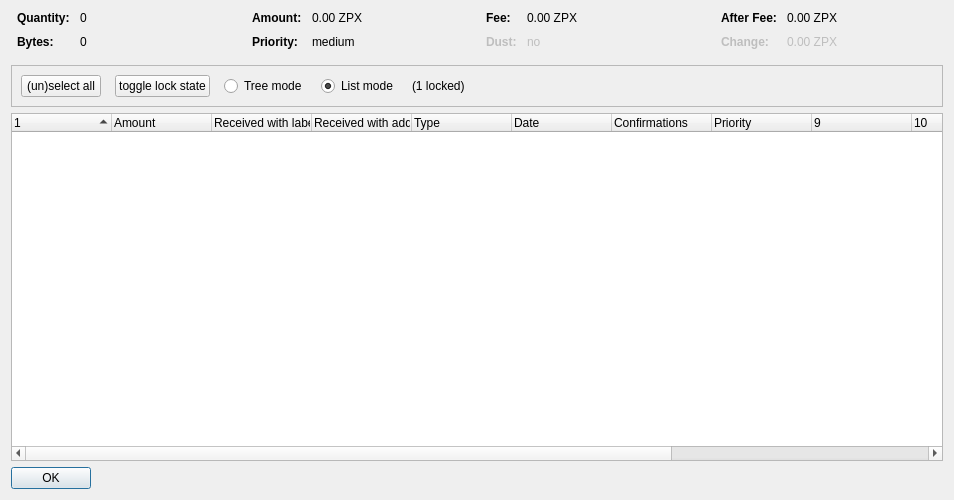
<?xml version="1.0" encoding="UTF-8"?>
<ui version="4.0">
 <class>CoinControlDialog</class>
 <widget class="QDialog" name="CoinControlDialog">
  <property name="geometry">
   <rect>
    <x>0</x>
    <y>0</y>
    <width>954</width>
    <height>500</height>
   </rect>
  </property>
  <property name="windowTitle">
   <string>Coin Selection</string>
  </property>
  <layout class="QVBoxLayout" name="verticalLayout">
   <item>
    <layout class="QHBoxLayout" name="horizontalLayoutTop" stretch="0,0,0,0">
     <property name="topMargin">
      <number>0</number>
     </property>
     <property name="bottomMargin">
      <number>10</number>
     </property>
     <item>
      <layout class="QFormLayout" name="formLayoutCoinControl1">
       <property name="horizontalSpacing">
        <number>10</number>
       </property>
       <property name="verticalSpacing">
        <number>10</number>
       </property>
       <property name="leftMargin">
        <number>6</number>
       </property>
       <property name="rightMargin">
        <number>6</number>
       </property>
       <item row="0" column="0">
        <widget class="QLabel" name="labelCoinControlQuantityText">
         <property name="font">
          <font>
           <weight>75</weight>
           <bold>true</bold>
          </font>
         </property>
         <property name="text">
          <string>Quantity:</string>
         </property>
        </widget>
       </item>
       <item row="0" column="1">
        <widget class="QLabel" name="labelCoinControlQuantity">
         <property name="cursor">
          <cursorShape>IBeamCursor</cursorShape>
         </property>
         <property name="contextMenuPolicy">
          <enum>Qt::ActionsContextMenu</enum>
         </property>
         <property name="text">
          <string notr="true">0</string>
         </property>
         <property name="textInteractionFlags">
          <set>Qt::LinksAccessibleByMouse|Qt::TextSelectableByKeyboard|Qt::TextSelectableByMouse</set>
         </property>
        </widget>
       </item>
       <item row="1" column="0">
        <widget class="QLabel" name="labelCoinControlBytesText">
         <property name="font">
          <font>
           <weight>75</weight>
           <bold>true</bold>
          </font>
         </property>
         <property name="text">
          <string>Bytes:</string>
         </property>
        </widget>
       </item>
       <item row="1" column="1">
        <widget class="QLabel" name="labelCoinControlBytes">
         <property name="cursor">
          <cursorShape>IBeamCursor</cursorShape>
         </property>
         <property name="contextMenuPolicy">
          <enum>Qt::ActionsContextMenu</enum>
         </property>
         <property name="text">
          <string notr="true">0</string>
         </property>
         <property name="textInteractionFlags">
          <set>Qt::LinksAccessibleByMouse|Qt::TextSelectableByKeyboard|Qt::TextSelectableByMouse</set>
         </property>
        </widget>
       </item>
      </layout>
     </item>
     <item>
      <layout class="QFormLayout" name="formLayoutCoinControl2">
       <property name="horizontalSpacing">
        <number>10</number>
       </property>
       <property name="verticalSpacing">
        <number>10</number>
       </property>
       <property name="leftMargin">
        <number>6</number>
       </property>
       <property name="rightMargin">
        <number>6</number>
       </property>
       <item row="0" column="0">
        <widget class="QLabel" name="labelCoinControlAmountText">
         <property name="font">
          <font>
           <weight>75</weight>
           <bold>true</bold>
          </font>
         </property>
         <property name="text">
          <string>Amount:</string>
         </property>
        </widget>
       </item>
       <item row="0" column="1">
        <widget class="QLabel" name="labelCoinControlAmount">
         <property name="cursor">
          <cursorShape>IBeamCursor</cursorShape>
         </property>
         <property name="contextMenuPolicy">
          <enum>Qt::ActionsContextMenu</enum>
         </property>
         <property name="text">
          <string notr="true">0.00 ZPX</string>
         </property>
         <property name="textInteractionFlags">
          <set>Qt::LinksAccessibleByMouse|Qt::TextSelectableByKeyboard|Qt::TextSelectableByMouse</set>
         </property>
        </widget>
       </item>
       <item row="1" column="0">
        <widget class="QLabel" name="labelCoinControlPriorityText">
         <property name="font">
          <font>
           <weight>75</weight>
           <bold>true</bold>
          </font>
         </property>
         <property name="text">
          <string>Priority:</string>
         </property>
        </widget>
       </item>
       <item row="1" column="1">
        <widget class="QLabel" name="labelCoinControlPriority">
         <property name="cursor">
          <cursorShape>IBeamCursor</cursorShape>
         </property>
         <property name="contextMenuPolicy">
          <enum>Qt::ActionsContextMenu</enum>
         </property>
         <property name="text">
          <string>medium</string>
         </property>
         <property name="textInteractionFlags">
          <set>Qt::LinksAccessibleByMouse|Qt::TextSelectableByKeyboard|Qt::TextSelectableByMouse</set>
         </property>
        </widget>
       </item>
      </layout>
     </item>
     <item>
      <layout class="QFormLayout" name="formLayoutCoinControl3">
       <property name="horizontalSpacing">
        <number>10</number>
       </property>
       <property name="verticalSpacing">
        <number>10</number>
       </property>
       <property name="leftMargin">
        <number>6</number>
       </property>
       <property name="rightMargin">
        <number>6</number>
       </property>
       <item row="0" column="0">
        <widget class="QLabel" name="labelCoinControlFeeText">
         <property name="font">
          <font>
           <weight>75</weight>
           <bold>true</bold>
          </font>
         </property>
         <property name="text">
          <string>Fee:</string>
         </property>
        </widget>
       </item>
       <item row="0" column="1">
        <widget class="QLabel" name="labelCoinControlFee">
         <property name="cursor">
          <cursorShape>IBeamCursor</cursorShape>
         </property>
         <property name="contextMenuPolicy">
          <enum>Qt::ActionsContextMenu</enum>
         </property>
         <property name="text">
          <string notr="true">0.00 ZPX</string>
         </property>
         <property name="textInteractionFlags">
          <set>Qt::LinksAccessibleByMouse|Qt::TextSelectableByKeyboard|Qt::TextSelectableByMouse</set>
         </property>
        </widget>
       </item>
       <item row="1" column="0">
        <widget class="QLabel" name="labelCoinControlLowOutputText">
         <property name="enabled">
          <bool>false</bool>
         </property>
         <property name="font">
          <font>
           <weight>75</weight>
           <bold>true</bold>
          </font>
         </property>
         <property name="text">
          <string>Dust:</string>
         </property>
        </widget>
       </item>
       <item row="1" column="1">
        <widget class="QLabel" name="labelCoinControlLowOutput">
         <property name="enabled">
          <bool>false</bool>
         </property>
         <property name="cursor">
          <cursorShape>IBeamCursor</cursorShape>
         </property>
         <property name="contextMenuPolicy">
          <enum>Qt::ActionsContextMenu</enum>
         </property>
         <property name="text">
          <string>no</string>
         </property>
         <property name="textInteractionFlags">
          <set>Qt::LinksAccessibleByMouse|Qt::TextSelectableByKeyboard|Qt::TextSelectableByMouse</set>
         </property>
        </widget>
       </item>
      </layout>
     </item>
     <item>
      <layout class="QFormLayout" name="formLayoutCoinControl4">
       <property name="horizontalSpacing">
        <number>10</number>
       </property>
       <property name="verticalSpacing">
        <number>10</number>
       </property>
       <property name="leftMargin">
        <number>6</number>
       </property>
       <property name="rightMargin">
        <number>6</number>
       </property>
       <item row="0" column="0">
        <widget class="QLabel" name="labelCoinControlAfterFeeText">
         <property name="font">
          <font>
           <weight>75</weight>
           <bold>true</bold>
          </font>
         </property>
         <property name="text">
          <string>After Fee:</string>
         </property>
        </widget>
       </item>
       <item row="0" column="1">
        <widget class="QLabel" name="labelCoinControlAfterFee">
         <property name="cursor">
          <cursorShape>IBeamCursor</cursorShape>
         </property>
         <property name="contextMenuPolicy">
          <enum>Qt::ActionsContextMenu</enum>
         </property>
         <property name="text">
          <string notr="true">0.00 ZPX</string>
         </property>
         <property name="textInteractionFlags">
          <set>Qt::LinksAccessibleByMouse|Qt::TextSelectableByKeyboard|Qt::TextSelectableByMouse</set>
         </property>
        </widget>
       </item>
       <item row="1" column="0">
        <widget class="QLabel" name="labelCoinControlChangeText">
         <property name="enabled">
          <bool>false</bool>
         </property>
         <property name="font">
          <font>
           <weight>75</weight>
           <bold>true</bold>
          </font>
         </property>
         <property name="text">
          <string>Change:</string>
         </property>
        </widget>
       </item>
       <item row="1" column="1">
        <widget class="QLabel" name="labelCoinControlChange">
         <property name="enabled">
          <bool>false</bool>
         </property>
         <property name="cursor">
          <cursorShape>IBeamCursor</cursorShape>
         </property>
         <property name="contextMenuPolicy">
          <enum>Qt::ActionsContextMenu</enum>
         </property>
         <property name="text">
          <string notr="true">0.00 ZPX</string>
         </property>
         <property name="textInteractionFlags">
          <set>Qt::LinksAccessibleByMouse|Qt::TextSelectableByKeyboard|Qt::TextSelectableByMouse</set>
         </property>
        </widget>
       </item>
      </layout>
     </item>
    </layout>
   </item>
   <item>
    <widget class="QFrame" name="frame">
     <property name="minimumSize">
      <size>
       <width>0</width>
       <height>40</height>
      </size>
     </property>
     <property name="frameShape">
      <enum>QFrame::StyledPanel</enum>
     </property>
     <property name="frameShadow">
      <enum>QFrame::Sunken</enum>
     </property>
     <layout class="QHBoxLayout" name="horizontalLayout">
      <item>
       <layout class="QHBoxLayout" name="horizontalLayoutPanel" stretch="0,0,0,0,0,0">
        <property name="spacing">
         <number>14</number>
        </property>
        <item>
         <widget class="QPushButton" name="pushButtonSelectAll">
          <property name="sizePolicy">
           <sizepolicy hsizetype="Maximum" vsizetype="Fixed">
            <horstretch>0</horstretch>
            <verstretch>0</verstretch>
           </sizepolicy>
          </property>
          <property name="text">
           <string>(un)select all</string>
          </property>
          <property name="autoDefault">
           <bool>false</bool>
          </property>
         </widget>
        </item>
        <item>
         <widget class="QPushButton" name="pushButtonToggleLock">
          <property name="sizePolicy">
           <sizepolicy hsizetype="Maximum" vsizetype="Fixed">
            <horstretch>0</horstretch>
            <verstretch>0</verstretch>
           </sizepolicy>
          </property>
          <property name="text">
           <string>toggle lock state</string>
          </property>
          <property name="autoDefault">
           <bool>false</bool>
          </property>
         </widget>
        </item>
        <item>
         <widget class="QRadioButton" name="radioTreeMode">
          <property name="sizePolicy">
           <sizepolicy hsizetype="Maximum" vsizetype="Fixed">
            <horstretch>0</horstretch>
            <verstretch>0</verstretch>
           </sizepolicy>
          </property>
          <property name="text">
           <string>Tree mode</string>
          </property>
         </widget>
        </item>
        <item>
         <widget class="QRadioButton" name="radioListMode">
          <property name="sizePolicy">
           <sizepolicy hsizetype="Maximum" vsizetype="Fixed">
            <horstretch>0</horstretch>
            <verstretch>0</verstretch>
           </sizepolicy>
          </property>
          <property name="text">
           <string>List mode</string>
          </property>
          <property name="checked">
           <bool>true</bool>
          </property>
         </widget>
        </item>
        <item>
         <widget class="QLabel" name="labelLocked">
          <property name="text">
           <string>(1 locked)</string>
          </property>
         </widget>
        </item>
        <item>
         <spacer name="horizontalSpacer">
          <property name="orientation">
           <enum>Qt::Horizontal</enum>
          </property>
          <property name="sizeHint" stdset="0">
           <size>
            <width>40</width>
            <height>20</height>
           </size>
          </property>
         </spacer>
        </item>
       </layout>
      </item>
     </layout>
    </widget>
   </item>
   <item>
    <widget class="CoinControlTreeWidget" name="treeWidget">
     <property name="contextMenuPolicy">
      <enum>Qt::CustomContextMenu</enum>
     </property>
     <property name="sortingEnabled">
      <bool>false</bool>
     </property>
     <property name="columnCount">
      <number>13</number>
     </property>
     <attribute name="headerShowSortIndicator" stdset="0">
      <bool>true</bool>
     </attribute>
     <attribute name="headerStretchLastSection">
      <bool>false</bool>
     </attribute>
     <column>
      <property name="text">
       <string/>
      </property>
     </column>
     <column>
      <property name="text">
       <string>Amount</string>
      </property>
     </column>
     <column>
      <property name="text">
       <string>Received with label</string>
      </property>
     </column>
     <column>
      <property name="text">
       <string>Received with address</string>
      </property>
     </column>
     <column>
      <property name="text">
       <string>Type</string>
      </property>
     </column>
     <column>
      <property name="text">
       <string>Date</string>
      </property>
     </column>
     <column>
      <property name="text">
       <string>Confirmations</string>
      </property>
      <property name="toolTip">
       <string>Confirmed</string>
      </property>
     </column>
     <column>
      <property name="text">
       <string>Priority</string>
      </property>
     </column>
     <column>
      <property name="text">
       <string/>
      </property>
     </column>
     <column>
      <property name="text">
       <string/>
      </property>
     </column>
     <column>
      <property name="text">
       <string/>
      </property>
     </column>
     <column>
      <property name="text">
       <string/>
      </property>
     </column>
     <column>
      <property name="text">
       <string/>
      </property>
     </column>
    </widget>
   </item>
   <item>
    <widget class="QDialogButtonBox" name="buttonBox">
     <property name="sizePolicy">
      <sizepolicy hsizetype="Maximum" vsizetype="Fixed">
       <horstretch>0</horstretch>
       <verstretch>0</verstretch>
      </sizepolicy>
     </property>
     <property name="orientation">
      <enum>Qt::Horizontal</enum>
     </property>
     <property name="standardButtons">
      <set>QDialogButtonBox::Ok</set>
     </property>
    </widget>
   </item>
  </layout>
 </widget>
 <customwidgets>
  <customwidget>
   <class>CoinControlTreeWidget</class>
   <extends>QTreeWidget</extends>
   <header>coincontroltreewidget.h</header>
  </customwidget>
 </customwidgets>
 <resources/>
 <connections/>
</ui>
